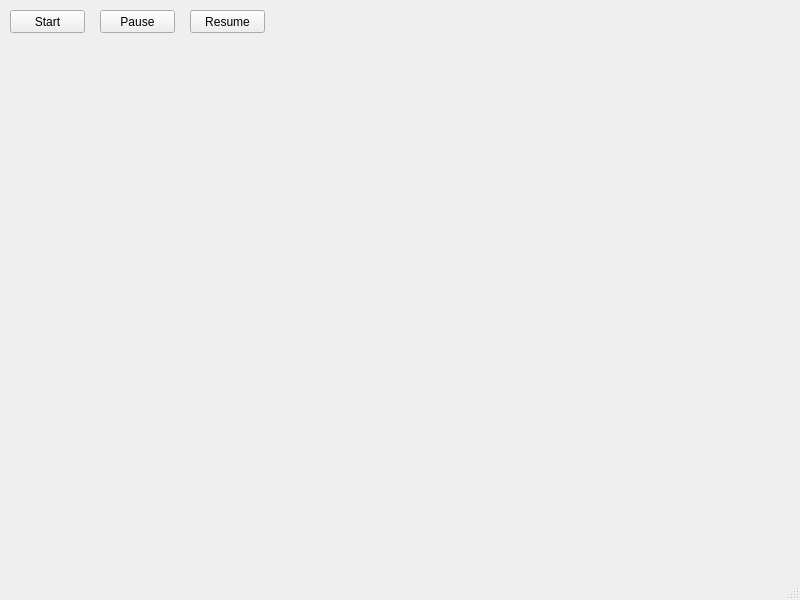
<?xml version="1.0" encoding="UTF-8"?>
<ui version="4.0">
 <class>MainWindow</class>
 <widget class="QMainWindow" name="MainWindow">
  <property name="geometry">
   <rect>
    <x>0</x>
    <y>0</y>
    <width>800</width>
    <height>600</height>
   </rect>
  </property>
  <property name="windowTitle">
   <string>MainWindow</string>
  </property>
  <widget class="QWidget" name="centralwidget">
   <widget class="QPushButton" name="pushButton">
    <property name="geometry">
     <rect>
      <x>10</x>
      <y>10</y>
      <width>75</width>
      <height>23</height>
     </rect>
    </property>
    <property name="text">
     <string>Start</string>
    </property>
   </widget>
   <widget class="QPushButton" name="pushButton_2">
    <property name="geometry">
     <rect>
      <x>100</x>
      <y>10</y>
      <width>75</width>
      <height>23</height>
     </rect>
    </property>
    <property name="text">
     <string>Pause</string>
    </property>
   </widget>
   <widget class="QPushButton" name="pushButton_3">
    <property name="geometry">
     <rect>
      <x>190</x>
      <y>10</y>
      <width>75</width>
      <height>23</height>
     </rect>
    </property>
    <property name="text">
     <string>Resume</string>
    </property>
   </widget>
  </widget>
  <widget class="QMenuBar" name="menubar">
   <property name="geometry">
    <rect>
     <x>0</x>
     <y>0</y>
     <width>800</width>
     <height>21</height>
    </rect>
   </property>
  </widget>
  <widget class="QStatusBar" name="statusbar"/>
 </widget>
 <resources/>
 <connections/>
</ui>
